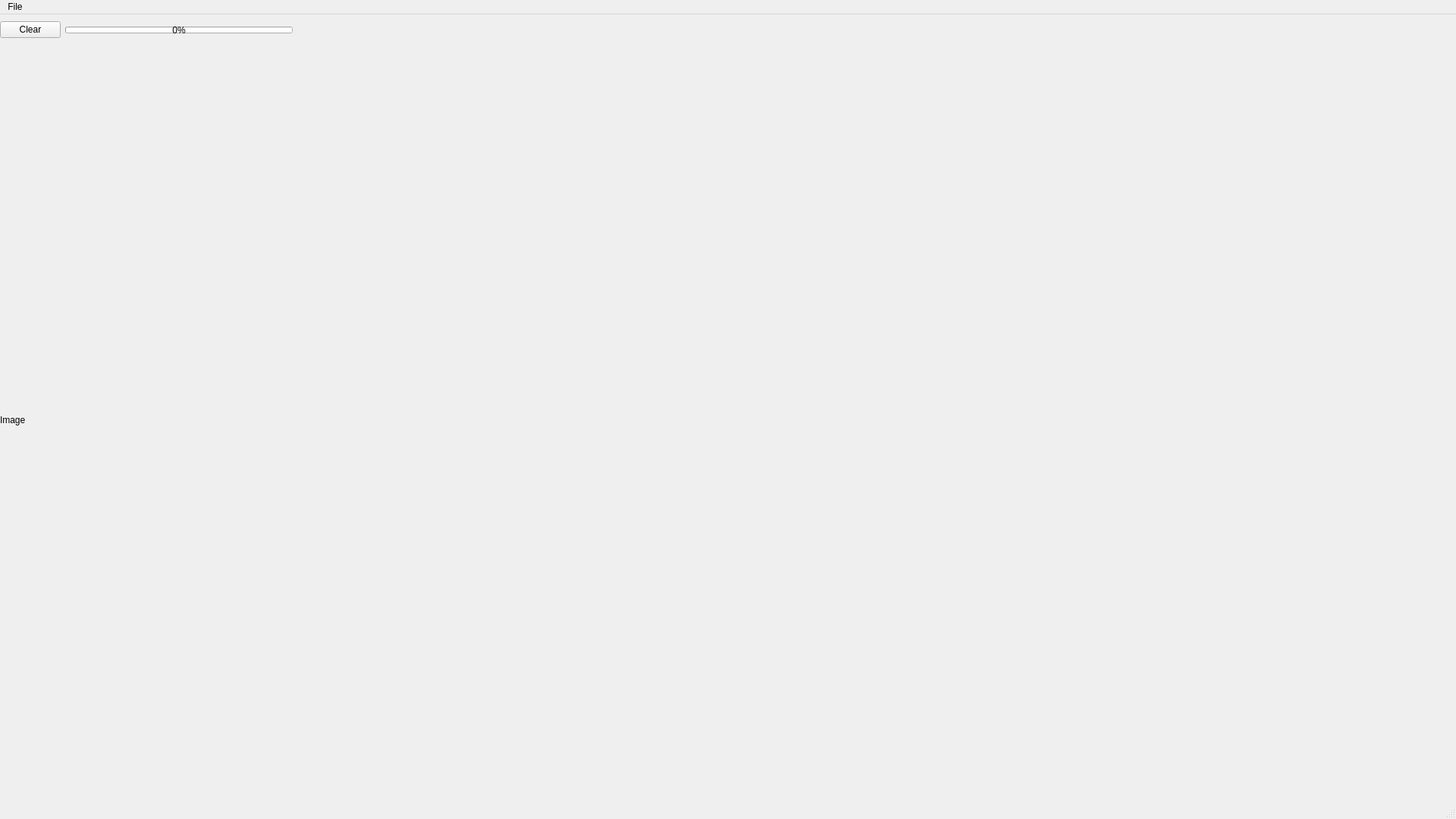
<?xml version="1.0" encoding="UTF-8"?>
<ui version="4.0">
 <class>MainWindow</class>
 <widget class="QMainWindow" name="MainWindow">
  <property name="geometry">
   <rect>
    <x>0</x>
    <y>0</y>
    <width>1920</width>
    <height>1080</height>
   </rect>
  </property>
  <property name="windowTitle">
   <string>MainWindow</string>
  </property>
  <widget class="QWidget" name="centralwidget">
   <widget class="QWidget" name="horizontalLayoutWidget">
    <property name="geometry">
     <rect>
      <x>0</x>
      <y>0</y>
      <width>1921</width>
      <height>41</height>
     </rect>
    </property>
    <layout class="QHBoxLayout" name="horizontalLayout">
     <item>
      <widget class="QPushButton" name="clear_button">
       <property name="text">
        <string>Clear</string>
       </property>
      </widget>
     </item>
     <item>
      <widget class="QProgressBar" name="progressBar">
       <property name="sizePolicy">
        <sizepolicy hsizetype="Expanding" vsizetype="Fixed">
         <horstretch>0</horstretch>
         <verstretch>0</verstretch>
        </sizepolicy>
       </property>
       <property name="maximumSize">
        <size>
         <width>300</width>
         <height>9</height>
        </size>
       </property>
       <property name="value">
        <number>0</number>
       </property>
      </widget>
     </item>
     <item>
      <spacer name="horizontalSpacer">
       <property name="orientation">
        <enum>Qt::Horizontal</enum>
       </property>
       <property name="sizeHint" stdset="0">
        <size>
         <width>40</width>
         <height>20</height>
        </size>
       </property>
      </spacer>
     </item>
    </layout>
   </widget>
   <widget class="QLabel" name="image">
    <property name="geometry">
     <rect>
      <x>0</x>
      <y>40</y>
      <width>1920</width>
      <height>990</height>
     </rect>
    </property>
    <property name="text">
     <string>Image</string>
    </property>
   </widget>
  </widget>
  <widget class="QStatusBar" name="statusbar"/>
  <widget class="QMenuBar" name="menubar">
   <property name="geometry">
    <rect>
     <x>0</x>
     <y>0</y>
     <width>1920</width>
     <height>22</height>
    </rect>
   </property>
   <widget class="QMenu" name="menuFile">
    <property name="title">
     <string>File</string>
    </property>
    <addaction name="actionOpen"/>
    <addaction name="separator"/>
    <addaction name="actionSavePNG"/>
    <addaction name="separator"/>
    <addaction name="actionQuit"/>
   </widget>
   <addaction name="menuFile"/>
  </widget>
  <action name="actionOpen">
   <property name="text">
    <string>Open...</string>
   </property>
   <property name="statusTip">
    <string>Open a file</string>
   </property>
   <property name="shortcut">
    <string>Ctrl+O</string>
   </property>
  </action>
  <action name="actionSavePNG">
   <property name="text">
    <string>Save as PNG</string>
   </property>
   <property name="statusTip">
    <string>Save map with highlights in PNG format</string>
   </property>
   <property name="shortcut">
    <string>Ctrl+S</string>
   </property>
  </action>
  <action name="actionQuit">
   <property name="text">
    <string>Quit</string>
   </property>
  </action>
 </widget>
 <resources/>
 <connections/>
</ui>
